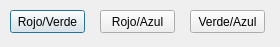
<?xml version="1.0" encoding="UTF-8"?>
<ui version="4.0">
 <class>histograma2D</class>
 <widget class="QDialog" name="histograma2D">
  <property name="geometry">
   <rect>
    <x>0</x>
    <y>0</y>
    <width>280</width>
    <height>47</height>
   </rect>
  </property>
  <property name="windowTitle">
   <string>Histograma 2D</string>
  </property>
  <widget class="QPushButton" name="pushButton">
   <property name="geometry">
    <rect>
     <x>10</x>
     <y>10</y>
     <width>75</width>
     <height>23</height>
    </rect>
   </property>
   <property name="text">
    <string>Rojo/Verde</string>
   </property>
  </widget>
  <widget class="QPushButton" name="pushButton_2">
   <property name="geometry">
    <rect>
     <x>100</x>
     <y>10</y>
     <width>75</width>
     <height>23</height>
    </rect>
   </property>
   <property name="text">
    <string>Rojo/Azul</string>
   </property>
  </widget>
  <widget class="QPushButton" name="pushButton_3">
   <property name="geometry">
    <rect>
     <x>190</x>
     <y>10</y>
     <width>75</width>
     <height>23</height>
    </rect>
   </property>
   <property name="text">
    <string>Verde/Azul</string>
   </property>
  </widget>
 </widget>
 <resources/>
 <connections/>
</ui>
